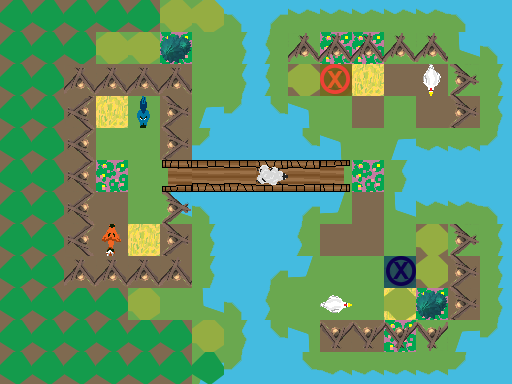

The image is a tile-based game level rendered from a .tmx file. Its description and complete source (layers, tilesets, objects, tile grids) follow:
An orthogonal 16x12 tile map with 32x32 px tiles, 3 tile layers (Ground, Obstacles, Objects), 1 hidden layer not drawn.

<map version="1.0" orientation="orthogonal" renderorder="right-down" width="16" height="12" tilewidth="32" tileheight="32" nextobjectid="1">
 <tileset firstgid="1" name="TilesetPlaceholder" tilewidth="32" tileheight="32" tilecount="240" columns="10">
  <image source="../../../../Tileset.png" width="320" height="768" />
 </tileset>
 <layer name="Ground" width="16" height="12">
  <data encoding="csv">
7,7,7,7,7,1,1610612767,1610612757,3221225493,1610612747,1610612747,1610612747,1610612747,1610612747,1610612757,5,
7,7,7,1,1,3,1,11,3221225483,1,3,3,1,1,1610612767,1610612757,
7,7,7,7,7,7,1,11,3221225483,7,1,2,7,7,1,11,
7,7,7,2,1,7,31,21,2684354581,2684354591,1,7,1,7,7,11,
7,7,7,1,1,7,21,5,5,2684354581,2684354591,1,31,2684354571,2684354571,21,
7,7,7,3,1,2684354574,1610612740,1610612740,2684354564,2684354564,1610612750,3,11,5,5,5,
7,7,7,7,1,1610612767,1610612757,5,5,3221225493,3221225503,7,1610612767,1610612747,1610612747,1610612757,
7,7,7,7,2,7,11,5,5,3221225483,7,7,1,7,1,11,
7,7,7,7,7,7,11,5,3221225493,3221225503,1,1,1,7,7,11,
7,7,7,7,1,1,1610612767,1610612757,3221225483,1,1,1,2,3,7,11,
7,7,7,7,7,7,1,11,2684354581,2684354591,7,7,3,1,31,21,
7,7,7,7,7,7,31,21,5,2684354581,2684354571,2684354571,2684354571,2684354571,21,5
</data>
 </layer>
 <layer name="Obstacles" width="16" height="12">
  <data encoding="csv">
42,42,42,42,42,44,44,0,0,0,0,0,0,0,0,0,
42,42,42,44,44,54,0,0,0,41,41,41,41,41,0,0,
42,42,41,41,41,41,0,0,0,44,0,0,0,0,2684354601,0,
42,42,1610612777,0,0,2684354601,0,0,0,0,0,0,0,0,2684354601,0,
42,42,1610612777,0,0,2684354601,0,0,0,0,0,0,0,0,0,0,
42,42,1610612777,0,0,0,0,0,0,0,0,0,0,0,0,0,
42,42,1610612777,0,0,2684354601,0,0,0,0,0,0,0,0,0,0,
42,42,1610612777,0,0,2684354601,0,0,0,0,0,0,0,44,2684354601,0,
42,42,41,41,41,41,0,0,0,0,0,0,0,44,2684354601,0,
42,42,42,42,44,0,0,0,0,0,0,0,44,54,2684354601,0,
42,42,42,42,42,42,44,0,0,0,3221225513,3221225513,3221225513,3221225513,0,0,
42,42,42,42,42,42,42,0,0,0,0,0,0,0,0,0
</data>
 </layer>
 <layer name="Objects" width="16" height="12">
  <data encoding="csv">
0,0,0,0,0,0,0,0,0,0,0,0,0,0,0,0,
0,0,0,0,0,0,0,0,0,0,0,0,0,0,0,0,
0,0,0,0,0,0,0,0,0,0,181,0,0,3221225657,0,0,
0,0,0,0,3221225664,0,0,0,0,0,0,0,0,0,0,0,
0,0,0,0,0,0,0,0,0,0,0,0,0,0,0,0,
0,0,0,0,0,0,0,0,2684354746,0,0,0,0,0,0,0,
0,0,0,0,0,0,0,0,0,0,0,0,0,0,0,0,
0,0,0,191,0,0,0,0,0,0,0,0,0,0,0,0,
0,0,0,0,0,0,0,0,0,0,0,0,182,0,0,0,
0,0,0,0,0,0,0,0,0,0,2684354745,0,0,0,0,0,
0,0,0,0,0,0,0,0,0,0,0,0,0,0,0,0,
0,0,0,0,0,0,0,0,0,0,0,0,0,0,0,0
</data>
 </layer>
 <layer name="Solution" width="16" height="12" visible="0">
  <data encoding="csv">
0,0,0,0,0,0,0,0,0,0,0,0,0,0,0,0,
0,0,0,0,0,0,0,0,0,0,0,0,0,0,0,0,
0,0,0,0,0,0,0,0,0,0,222,222,222,222,0,0,
0,0,0,222,0,0,0,0,0,0,222,0,0,0,0,0,
0,0,0,222,232,0,0,0,0,0,222,0,0,0,0,0,
0,0,0,222,222,232,232,232,232,232,222,0,0,0,0,0,
0,0,0,222,0,0,0,0,0,0,232,0,0,0,0,0,
0,0,0,0,0,0,0,0,0,0,232,0,232,232,0,0,
0,0,0,0,0,0,0,0,0,0,232,0,0,232,0,0,
0,0,0,0,0,0,0,0,0,0,232,232,232,232,0,0,
0,0,0,0,0,0,0,0,0,0,0,0,0,0,0,0,
0,0,0,0,0,0,0,0,0,0,0,0,0,0,0,0
</data>
 </layer>
</map>